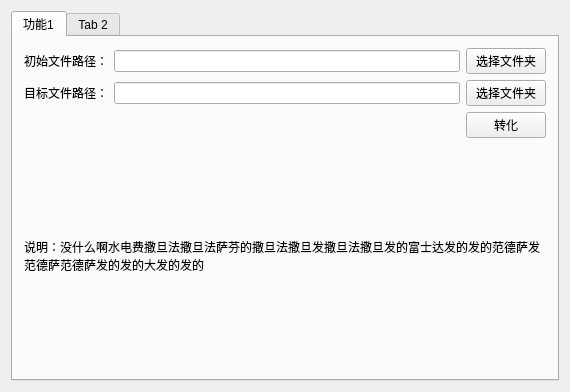
<?xml version="1.0" encoding="UTF-8"?>
<ui version="4.0">
 <class>Widget</class>
 <widget class="QWidget" name="Widget">
  <property name="geometry">
   <rect>
    <x>0</x>
    <y>0</y>
    <width>570</width>
    <height>392</height>
   </rect>
  </property>
  <property name="windowTitle">
   <string>Widget</string>
  </property>
  <layout class="QVBoxLayout" name="verticalLayout">
   <item>
    <widget class="QTabWidget" name="tabWidget">
     <property name="currentIndex">
      <number>0</number>
     </property>
     <widget class="QWidget" name="tab">
      <attribute name="title">
       <string>功能1</string>
      </attribute>
      <layout class="QVBoxLayout" name="verticalLayout_2">
       <item>
        <layout class="QHBoxLayout" name="horizontalLayout">
         <item>
          <widget class="QLabel" name="label">
           <property name="text">
            <string>初始文件路径：</string>
           </property>
          </widget>
         </item>
         <item>
          <widget class="QLineEdit" name="openLineEdit"/>
         </item>
         <item>
          <widget class="QPushButton" name="pushButton">
           <property name="text">
            <string>选择文件夹</string>
           </property>
          </widget>
         </item>
        </layout>
       </item>
       <item>
        <layout class="QHBoxLayout" name="horizontalLayout_2">
         <item>
          <widget class="QLabel" name="label_3">
           <property name="text">
            <string>目标文件路径：</string>
           </property>
          </widget>
         </item>
         <item>
          <widget class="QLineEdit" name="targetLineEdit"/>
         </item>
         <item>
          <widget class="QPushButton" name="targetFileButton">
           <property name="text">
            <string>选择文件夹</string>
           </property>
          </widget>
         </item>
        </layout>
       </item>
       <item>
        <layout class="QHBoxLayout" name="horizontalLayout_3">
         <item>
          <spacer name="horizontalSpacer">
           <property name="orientation">
            <enum>Qt::Horizontal</enum>
           </property>
           <property name="sizeHint" stdset="0">
            <size>
             <width>208</width>
             <height>20</height>
            </size>
           </property>
          </spacer>
         </item>
         <item>
          <widget class="QPushButton" name="convertButton">
           <property name="text">
            <string>转化</string>
           </property>
          </widget>
         </item>
        </layout>
       </item>
       <item>
        <widget class="QLabel" name="label_2">
         <property name="text">
          <string>说明：没什么啊水电费撒旦法撒旦法萨芬的撒旦法撒旦发撒旦法撒旦发的富士达发的发的范德萨发范德萨范德萨发的发的大发的发的</string>
         </property>
         <property name="scaledContents">
          <bool>false</bool>
         </property>
         <property name="wordWrap">
          <bool>true</bool>
         </property>
         <property name="margin">
          <number>1</number>
         </property>
         <property name="indent">
          <number>-1</number>
         </property>
        </widget>
       </item>
      </layout>
     </widget>
     <widget class="QWidget" name="tab_2">
      <attribute name="title">
       <string>Tab 2</string>
      </attribute>
     </widget>
    </widget>
   </item>
  </layout>
 </widget>
 <layoutdefault spacing="6" margin="11"/>
 <resources/>
 <connections/>
</ui>
